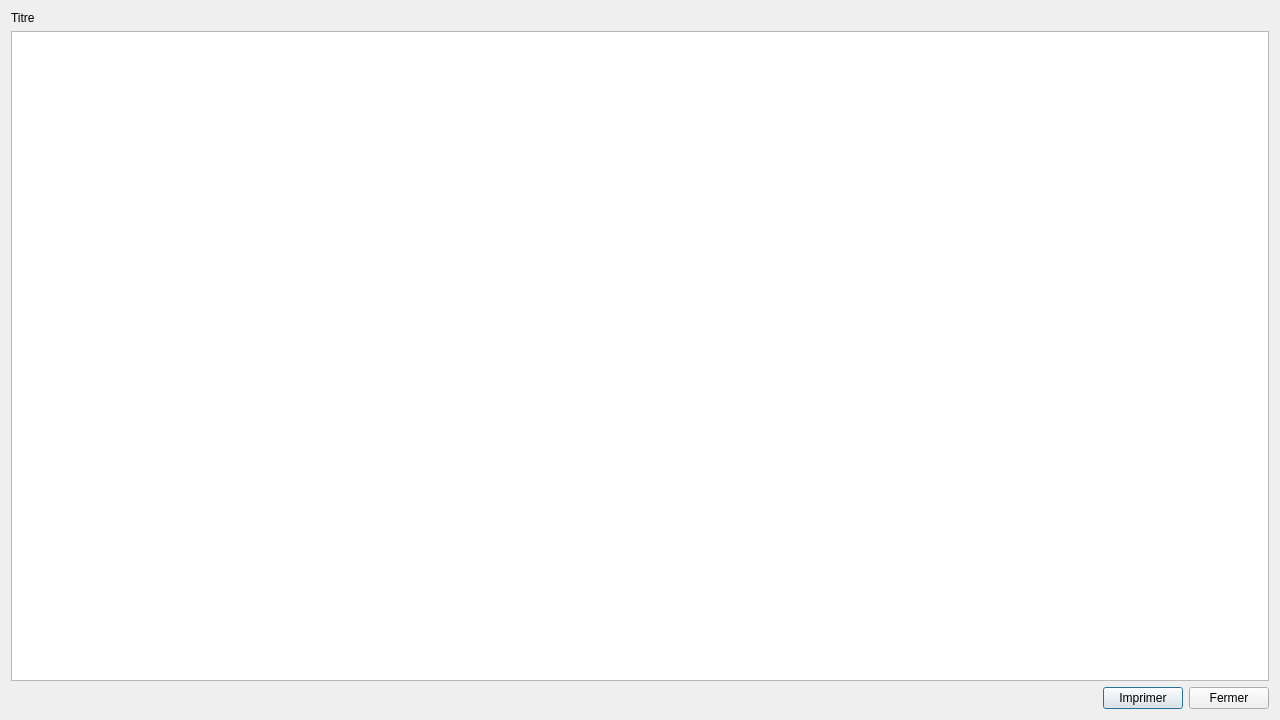
<?xml version="1.0" encoding="UTF-8"?>
<ui version="4.0">
 <class>TableDialog</class>
 <widget class="QDialog" name="TableDialog">
  <property name="geometry">
   <rect>
    <x>0</x>
    <y>0</y>
    <width>1280</width>
    <height>720</height>
   </rect>
  </property>
  <property name="windowTitle">
   <string>Dialog</string>
  </property>
  <layout class="QVBoxLayout" name="verticalLayout">
   <item>
    <widget class="QLabel" name="label">
     <property name="text">
      <string>Titre</string>
     </property>
    </widget>
   </item>
   <item>
    <widget class="QTableView" name="tableView">
     <property name="selectionMode">
      <enum>QAbstractItemView::NoSelection</enum>
     </property>
     <property name="sortingEnabled">
      <bool>true</bool>
     </property>
    </widget>
   </item>
   <item>
    <layout class="QHBoxLayout" name="horizontalLayout_2">
     <item>
      <spacer name="horizontalSpacer">
       <property name="orientation">
        <enum>Qt::Horizontal</enum>
       </property>
       <property name="sizeHint" stdset="0">
        <size>
         <width>40</width>
         <height>20</height>
        </size>
       </property>
      </spacer>
     </item>
     <item>
      <widget class="QPushButton" name="PrintPushButton">
       <property name="text">
        <string>Imprimer</string>
       </property>
       <property name="icon">
        <iconset resource="ressources.qrc">
         <normaloff>:/res/icons/icons8-print-96.png</normaloff>:/res/icons/icons8-print-96.png</iconset>
       </property>
      </widget>
     </item>
     <item>
      <widget class="QPushButton" name="ClosePushButton">
       <property name="text">
        <string>Fermer</string>
       </property>
       <property name="icon">
        <iconset resource="ressources.qrc">
         <normaloff>:/res/icons/icons8-close-window-96.png</normaloff>:/res/icons/icons8-close-window-96.png</iconset>
       </property>
      </widget>
     </item>
    </layout>
   </item>
  </layout>
 </widget>
 <resources>
  <include location="ressources.qrc"/>
 </resources>
 <connections/>
</ui>
